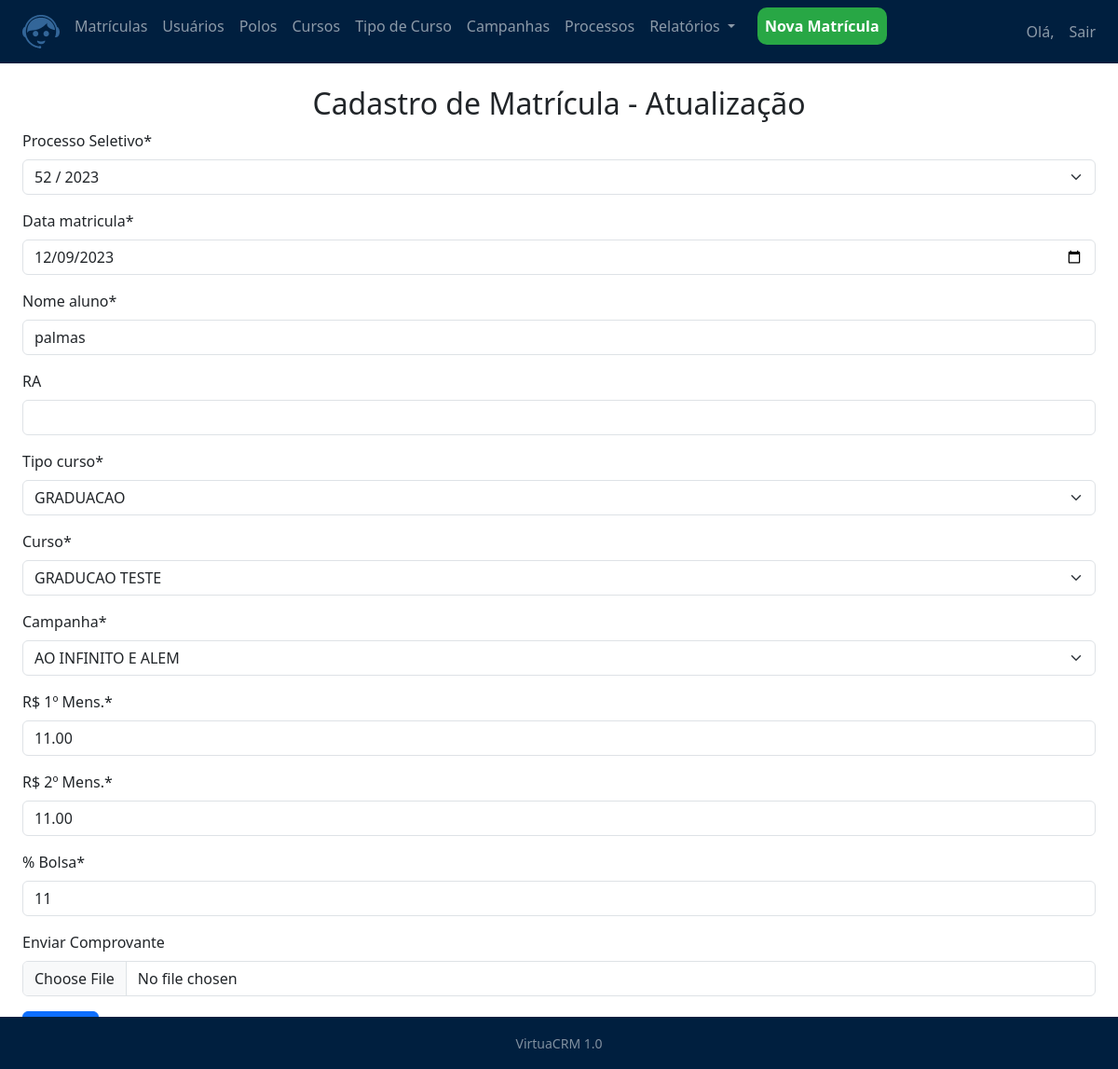
Before: /matriculas/23/ (signed in) with the older database file.
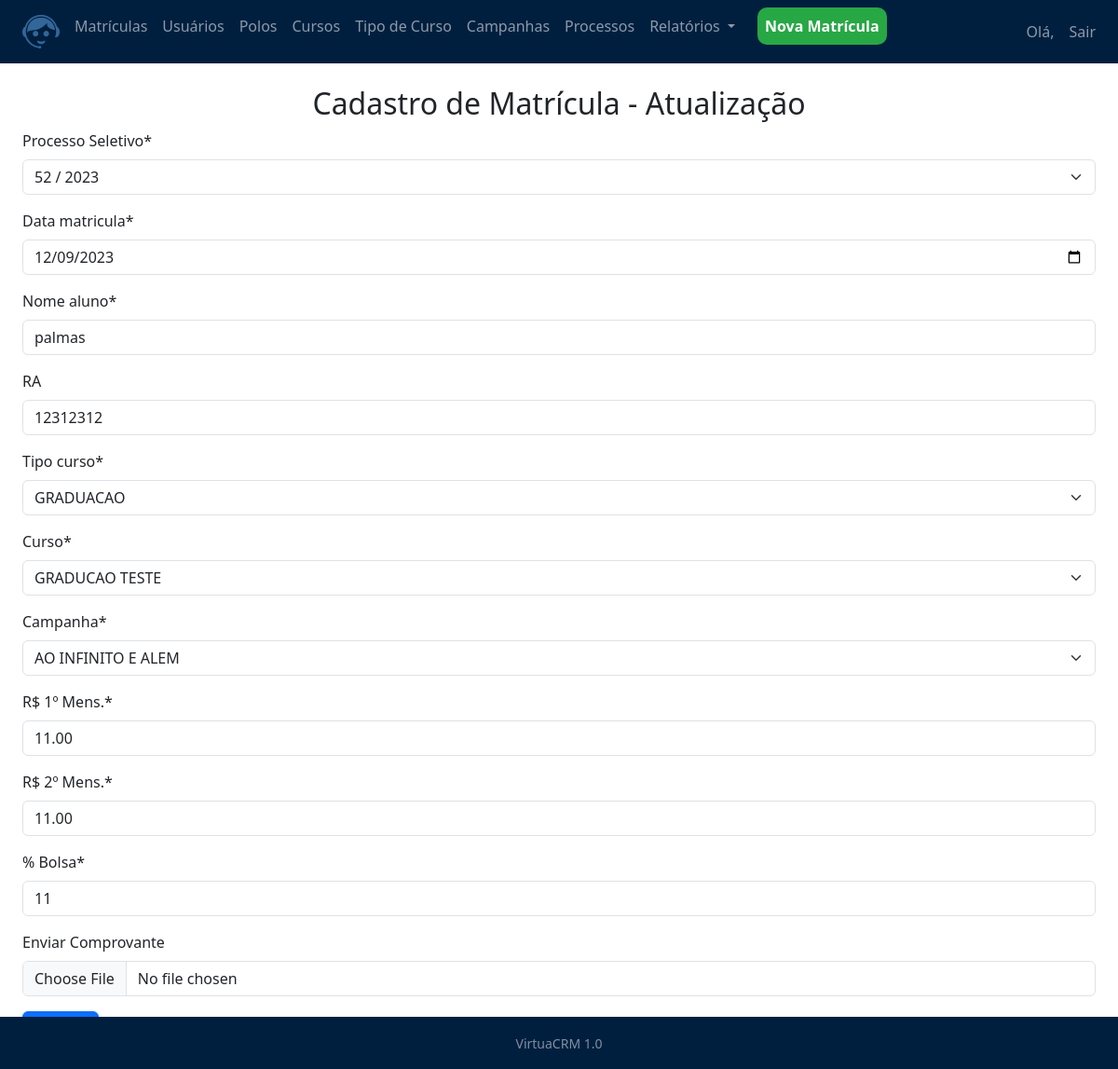
After: the same page with the newer database file.
### matriculas/models.py (models this page shows, shortened)
class Matriculas(models.Model):
    id = models.AutoField(primary_key=True)
    data_matricula = models.DateTimeField()
    nome_aluno = models.CharField(max_length=200)
    numero_ra = models.CharField(max_length=12)
    tipo_curso = models.ForeignKey(tipo_curso, on_delete=models.CASCADE, null=True)
    curso = models.ForeignKey(cad_cursos, on_delete=models.CASCADE)
    campanha = models.ForeignKey(cad_campanhas, on_delete=models.CASCADE)
    valor_mensalidade = models.DecimalField(max_digits=6, decimal_places=2)
    desconto_polo = models.DecimalField(max_digits=6, decimal_places=2)
    desconto_total = models.IntegerField(blank=False)
    pontos_trocados = models.IntegerField(blank=True, null=True)
    create_date = models.DateTimeField(auto_now_add=True)
    update_date = models.DateTimeField(auto_now=True)
    comprovante = models.ImageField(upload_to='comprovantes/', blank=True, null=True)
    active = models.BooleanField(default=True)
    usuario = models.ForeignKey(User, on_delete=models.PROTECT,related_name='matriculas')
    processo_sel = models.ForeignKey(cad_processo, on_delete=models.CASCADE)
    arquivos = models.FileField(upload_to='arquivos_matricula/', blank=True, null=True)
    class Meta:
        db_table = 'matricula'

### matriculas/views.py (the view, shortened to what this page needs)
# urls.py: path('<int:id>/', MatriculasUpdateView.as_view(), name='matriculas_update'),
class MatriculasUpdateView(LoginRequiredMixin, UpdateView):
    template_name = 'matriculas/matriculas_update.html'
    form_class = MatriculasForm
    def get_object(self):
        id = self.kwargs.get('id')
        return get_object_or_404(Matriculas, id=id)
    def get_form(self, **kwargs):
        form = super().get_form(**kwargs)
        matricula = self.get_object()
        form.fields['tipo_curso'].initial = matricula.tipo_curso.id if matricula.tipo_curso else None
        form.fields['curso'].initial = matricula.curso.id if matricula.curso else None
        return form

### matriculas/forms.py (called while the page is built)
    def label_from_instance(self, obj):
        return f"{obj.numero_processo} / {obj.ano_processo}"

### matriculas/models.py (called while the page is built)
    def __str__(self):
        return self.nome

    def __str__(self):
        return self.nome

    def __str__(self):
        return self.nome

### matriculas/templates/matriculas/matriculas_update.html (shortened to what this page needs)
{% extends 'model-page.html' %}
{% load crispy_forms_tags %}
{% block content %}
<div class="text-center">
    <h2> Cadastro de Matrícula - Atualização</h2>
</div>
<div>
    <form method="POST" enctype="multipart/form-data">
        {{ form|crispy }}
        <button type="submit" class="btn btn-primary">SALVAR</button>
    </form>
</div>
{% endblock %}

Changed rows visible on the page:
changed Matriculas "palmas": numero_ra (not shown) → "12312312"
